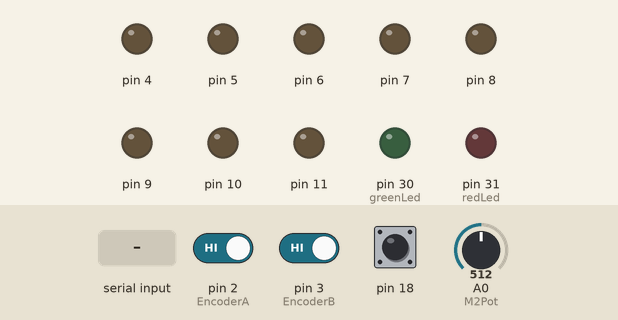
A sketch run on a simulated Arduino Mega 2560, built with avr-gcc and run on an emulated ATmega2560. Shown: output pins drawn as LEDs (lit = HIGH). Dashed ring = blinking. Inputs (shaded band) come from the test bench; at power-on: pin 18 LOW, pin 2 (EncoderA) HIGH, pin 3 (EncoderB) HIGH, A0 (M2Pot) = 512. Pins used as bus, display or sensor lines are not drawn; what the sketch prints to the serial monitor is not drawn.

Above: at 1.2 s.
1.3 s: pin 18 driven HIGH
At 2.5 s:
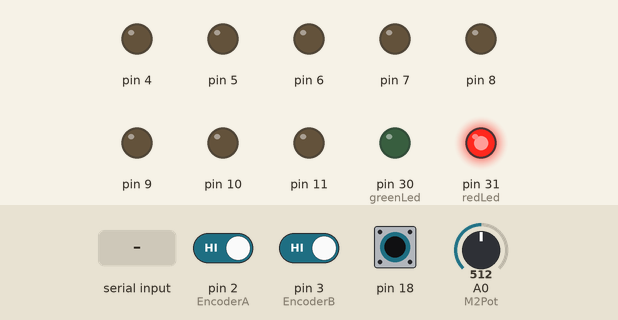
2.8 s: "120\n" received over Serial
5.8 s: pin 18 pulsed LOW 2 times (0.12 s each, 0.3 s apart)
At 6.15 s:
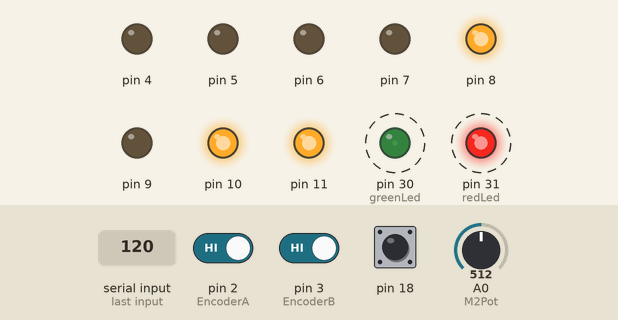
At 7.1 s:
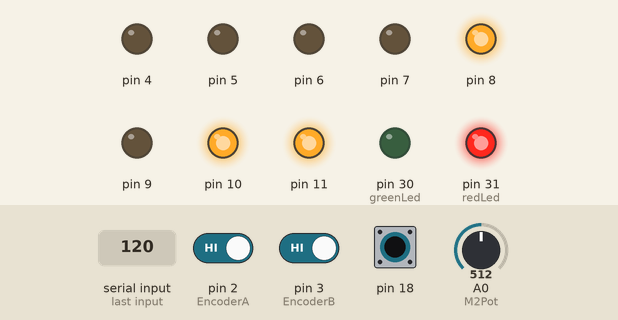
Timing chart, 0 to 17.6 s (numbered marks = the images above; inputs shaded):
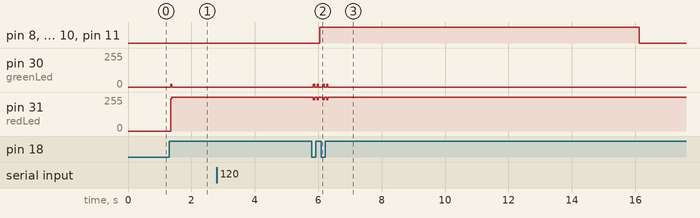

Measured:
- after the input at 1.3 s, pin 30 (greenLed): 0/255 → 20/255 at once, → 0/255 0.04 s later; pin 31 (redLed): 0/255 → 255/255 at once
- after the input at 2.8 s, every drawn part: stays the same
- after the input at 5.8 s, pin 30 (greenLed): alternates 20/255 for 0.04 s and 0/255 for 0.08 s, 8 changes in all, then stays 0/255, starting after 0.05 s; pin 31 (redLed): alternates 255/255 for 0.08 s and 235/255 for 0.04 s, 8 changes in all, then stays 255/255, starting after 0.05 s

The sketch:

draftCode.ino
```cpp
#include<SPI.h>
#include<MFRC522.h>

#define SS_PIN 53
#define RST_PIN 49
MFRC522 mfrc522(SS_PIN, RST_PIN);

int EncoderA = 2;
int EncoderB = 3;
int M1C1 = 4;
int M1C2 = 5;
int M1PWM = 6;
int M1E = 7;
int M2C1 = 8;
int M2C2 = 9;
int M2WM = 10;
int M2E = 11;
int M2Pot = A0;
int greenLed = 30;
int redLed = 31;
int resolution = 41.47;
unsigned long time1, time2;

int reading;

volatile float encoderPos;

void setup() {
    pinMode(2, INPUT);
    attachInterrupt(digitalPinToInterrupt(EncoderA), doEncoderA, RISING);
    pinMode(3, INPUT);
    attachInterrupt(digitalPinToInterrupt(EncoderB), doEncoderB, RISING);
    pinMode(4, OUTPUT);
    pinMode(5, OUTPUT);
    pinMode(6, OUTPUT);
    pinMode(7, OUTPUT);
    pinMode(8, OUTPUT);
    pinMode(9, OUTPUT);
    pinMode(10, OUTPUT);
    pinMode(11, OUTPUT);
    pinMode(30, OUTPUT);
    pinMode(31, OUTPUT);
    pinMode(32, INPUT);
    pinMode(33, INPUT);
    pinMode(18, INPUT);
    attachInterrupt(digitalPinToInterrupt(18), RFID, CHANGE);
    pinMode(19, INPUT);
    pinMode(53, OUTPUT);

    SPI.begin();
    mfrc522.PCD_Init();

    Serial.begin(9600);
}

void loop() {
    // receive data
    digitalWrite(53, HIGH);
    while(Serial.available()==0) {
        Serial.println("<Arduino is ready>");
        delay(1000);
    }
    digitalWrite(53, LOW);
    String message="";
    message = Serial.readString();
    Serial.println(message);
    String opCodeStr, azimuthStr, altitudeStr;
    for(int i=0; i<=2; i++) {
        opCodeStr = opCodeStr + message[i];
    }
    for(int i=3; i<=5; i++) {
        azimuthStr = azimuthStr + message[i];
    }
    for(int i=6; i<=8; i++) {
        altitudeStr = altitudeStr + message[i];
    }
    Serial.println(opCodeStr);
    Serial.println(azimuthStr);
    Serial.println(altitudeStr);
    Serial.println(message);

    int opCode = opCodeStr.toInt();
    int azimuth = azimuthStr.toInt();
    int altitude = altitudeStr.toInt();
;
    if (opCode == 110) {
        while(encoderPos > 0) {
            CCW();
        }
        stopAll();
    }

    if (opCode == 120) {
        azimuth = azimuth*resolution;
        while(encoderPos < azimuth) {
            CW();
        }
        stopAll();
        delay(1000);
        altitude = 90-altitude;
        Serial.println(altitude);
        reading = analogRead(M2Pot);
        altitude = map(altitude, 10, 70, 60, 980);
        Serial.println("Altitude mapped:");
        Serial.println(altitude);
        delay(1000);
        time1 = millis();
        while(reading < altitude) {
            extend();
            reading = analogRead(M2Pot);
            time2 = millis();
            if(time2-time1>10000) {
                break;
            }
        }
        stopAll();
        while(reading > altitude) {
            retract();
            reading = analogRead(M2Pot);
            time2 = millis();
            if(time2-time1>10000) {
                break;
            }
        }
        stopAll();
    }

   delay(1000);
   Serial.print(opCodeStr);Serial.print(" ");
   Serial.print(azimuthStr);Serial.print(" ");
   Serial.println(altitudeStr);
   Serial.println("<Return>");

}

// FUNCTIONS
void CCW() {
    digitalWrite(4, HIGH);
    digitalWrite(5, LOW);
    digitalWrite(6, HIGH);
    digitalWrite(7, HIGH);
}
void CW() {
    digitalWrite(4, LOW);
    digitalWrite(5, HIGH);
    digitalWrite(6, HIGH);
    digitalWrite(7, HIGH);

}
void extend() {
    digitalWrite(8, HIGH);
    digitalWrite(9, LOW);
    digitalWrite(10, HIGH);
    digitalWrite(11, HIGH);
}
void retract() {
    digitalWrite(8, LOW);
    digitalWrite(9, HIGH);
    digitalWrite(10, HIGH);
    digitalWrite(11, HIGH);
}
void stopAll() {
    digitalWrite(4, LOW);
    digitalWrite(5, LOW);
    digitalWrite(6, LOW);
    digitalWrite(7, LOW);
    digitalWrite(8, LOW);
    digitalWrite(9, LOW);
    digitalWrite(10, LOW);
    digitalWrite(11, LOW);
}
void doEncoderA() {
    encoderPos += (digitalRead(EncoderA)==digitalRead(EncoderB))?0:1;
}
void doEncoderB() {
    encoderPos += (digitalRead(EncoderA)==digitalRead(EncoderB))?0:-1;
}
void RFID() {
    for(int i=0; i<5; i++) {
        digitalWrite(greenLed, HIGH);
        digitalWrite(redLed, LOW);
        delay(50);
        digitalWrite(greenLed, LOW);
        digitalWrite(redLed, HIGH);
        delay(50);
    }
    bool state1, state2;
    if (!mfrc522.PICC_IsNewCardPresent()) {
        return;
    }
    if (!mfrc522.PICC_ReadCardSerial()) {
        return;
    }
    Serial.print("UID tag: ");
    String content = "";
    byte letter;
    for (byte i=0; i<mfrc522.uid.size; i++) {
        Serial.print(mfrc522.uid.uidByte[i] < 0x10 ? " 0":"");
        Serial.print(mfrc522.uid.uidByte[i], HEX);
        content.concat(String(mfrc522.uid.uidByte[i] < 0x10 ? " 0" : ""));
        content.concat(String(mfrc522.uid.uidByte[i], HEX));
    }
    Serial.println();
    Serial.println("Message: ");
    content.toUpperCase();
    Serial.println(content);
    if (content == "125C5D42" | content == "A2FAA342") {
        for(int i=0; i<3; i++) {
            digitalWrite(greenLed, HIGH);
            delay(50);
            digitalWrite(greenLed, LOW);
            delay(50);
        }
        while(1) {
            state1 = digitalRead(32);
            state2 = digitalRead(33);
            while(state1 == 1 && state2 == 0) {
                CW();
                digitalWrite(greenLed, HIGH);
                digitalWrite(redLed, LOW);
                state1 = digitalRead(32);
                state2 = digitalRead(33);
            }
            stopAll();
            while(state1 == 0 && state2 == 1) {
                CCW();
                digitalWrite(greenLed, LOW);
                digitalWrite(redLed, HIGH);
                state1 = digitalRead(32);
                state2 = digitalRead(33);
            }
            digitalWrite(greenLed, LOW);
            digitalWrite(redLed, LOW);
            stopAll();
            if(digitalRead(32) == 1 && digitalRead(33) == 1) {
                for (int i=0; i<20; i++) {
                    digitalWrite(greenLed, HIGH);
                    digitalWrite(redLed, LOW);
                    delay(50);
                    digitalWrite(greenLed, LOW);
                    digitalWrite(redLed, HIGH);
                    delay(50);
                    digitalWrite(greenLed, LOW);
                    digitalWrite(redLed, LOW);
                }
                delay(1000);
                encoderPos = 0;
                break;
            }
        }
    }


}
```
